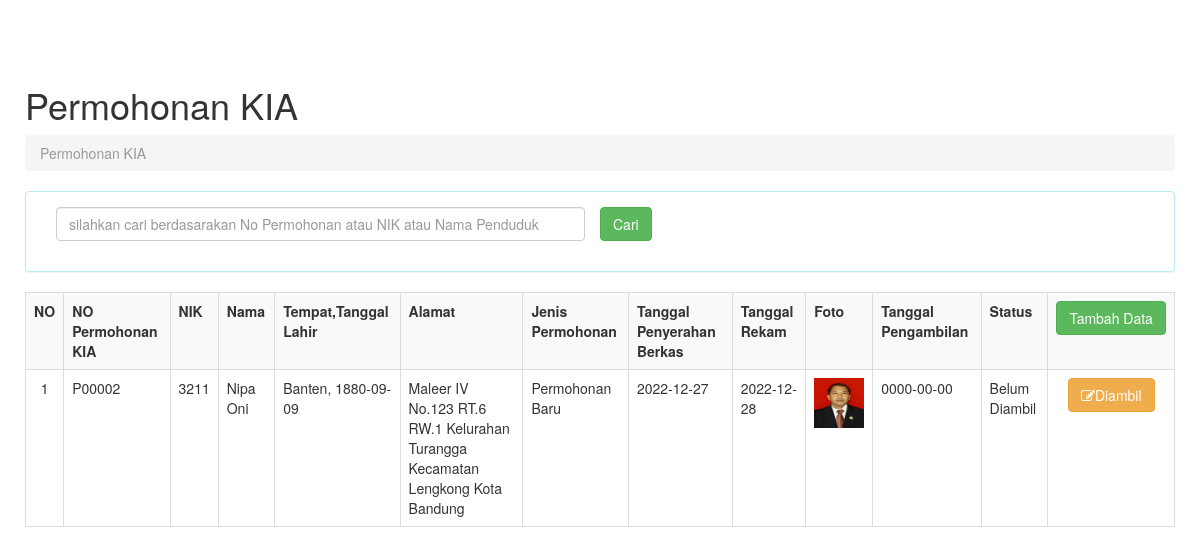
The app's page /tampil_KIA.php with its own data.
### tables this page shows
CREATE TABLE `tb_permohonankia` (
  `no_permohonanKia` varchar(10) NOT NULL,
  `nik` varchar(16) NOT NULL,
  `jenisPermohonan` varchar(30) NOT NULL,
  `tgl_penyerahanBerkas` date NOT NULL,
  `tglRekam` date NOT NULL,
  `tgl_pengambilan` date NOT NULL,
  `status` varchar(30) NOT NULL
);

CREATE TABLE `tb_penduduk` (
  `id_penduduk` int(11) NOT NULL,
  `nik` varchar(16) NOT NULL,
  `nama` varchar(50) NOT NULL,
  `tempatLahir` varchar(30) NOT NULL,
  `tanggalLahir` date NOT NULL,
  `jenisKelamin` varchar(15) NOT NULL,
  `alamat` varchar(50) NOT NULL,
  `rt` varchar(3) NOT NULL,
  `rw` varchar(3) NOT NULL,
  `kelurahan` varchar(30) NOT NULL,
  `agama` varchar(30) NOT NULL,
  `pendidikan` varchar(30) NOT NULL,
  `statusPerkawinan` varchar(30) NOT NULL,
  `pekerjaan` varchar(50) NOT NULL,
  `golDarah` varchar(2) NOT NULL,
  `nomorTlp` varchar(15) NOT NULL,
  `foto` varchar(200) NOT NULL
);

### tampil_KIA.php (the view, shortened to what this page needs)
<!DOCTYPE html>
<html lang="en">
  <head>
    <link href="assets/css/bootstrap.css" rel="stylesheet">
    <link href="assets/css/sb-admin.css" rel="stylesheet">
    <link rel="stylesheet" href="assets/font-awesome/css/font-awesome.min.css">
  </head>
<body>
<?php
include"header.php";
?>
<div id="page-wrapper">
<div class="row" id="contentInput" >
          <div class="col-lg-12">
            <h1>Permohonan KIA</h1>
            <ol class="breadcrumb">
              <li class="active">Permohonan KIA</li>
            </ol>
          </div>
      </div>
       <div class="panel panel-info">
          <div class="panel-body">
          <form method="POST" action="" id="cariKIA">
          <div class="form-group form-group-sm">
                <div class="form-group form-group-sm">
                    <div class="col-sm-6">
                    <input type="text" class="form-control" name="txtcari" id="txtcari" placeholder="silahkan cari berdasarakan No Permohonan atau NIK atau Nama Penduduk">
                </div>
                    <input type="submit" align="right" class="btn btn-success"  value="Cari" name="cari" id="cari">
                </div>
              </div>
</div>
 </div>
            <div class="table-responsive-sm">
              <table class="table table-bordered table-hover table-striped">
                <tr>
                  <th>NO</th>
                  <th>NO Permohonan KIA</th>
                  <th>NIK</th>
                  <th>Nama</th>
                  <th>Tempat,Tanggal Lahir</th>
                  <th>Alamat</th>
                  <th>Jenis Permohonan</th>
                  <th>Tanggal Penyerahan Berkas</th>
                  <th>Tanggal Rekam</th>
                  <th>Foto</th>
                  <th>Tanggal Pengambilan</th>
                  <th>Status</th>
                 <th><a href="KIA.php" type="button" align="right" class="btn btn-success">Tambah Data</a></th>
                </tr>
 <?php
     if(!ISSET($_POST['cari'])){
        $no= 1;
       $query="SELECT * FROM tb_permohonankia as p JOIN tb_penduduk as d ON p.nik=d.nik";
        $data=mysqli_query($koneksi,$query);
        if(mysqli_num_rows($data) > 0){
          while($row=mysqli_fetch_assoc($data)){
      ?>
                <tr>
                  <td align="center"><?php echo $no++; ?></td>
                  <td><?php echo $row['no_permohonanKia']; ?></td>
                  <td><?php echo $row['nik']; ?></td>
                  <td><?php echo $row['nama']; ?></td>
                  <td><?php echo $row['tempatLahir'].", ".$row['tanggalLahir']; ?></td>
                  <td><?php echo $row['alamat']." RT.".$row['rt']." RW.".$row['rw']." Kelurahan ".$row['kelurahan']." Kecamatan Lengkong Kota Bandung"; ?></td>
                  <td><?php echo $row['jenisPermohonan']; ?></td>
                  <td><?php echo $row['tgl_penyerahanBerkas']; ?></td>
                  <td><?php echo $row['tglRekam']; ?></td>
                   <?php echo"<td><img src='assets/foto/penduduk/".$row['foto']."' width='50' height='50'></td>";?>
                    <td><?php echo $row['tgl_pengambilan']; ?></td>
                    <td><?php echo $row['status']; ?></td>
                   <td colspan="2" style="text-align: center;">
                   <a   href="pengambilan_kia.php?id=<?php echo $row['no_permohonanKia'];?>" type="button" class="btn btn-warning"><i class="fa fa-edit"></i>Diambil</a>
                    </tr>
          <?php
          }
        }
      }
       ?>

### assets/css/sb-admin.css (style rules this page uses)
body { margin-top: 50px; }
#page-wrapper { width: 100%; padding: 5px 15px; }
@media (min-width:768px) { #page-wrapper { padding: 15px 25px; } }

### records on screen
tb_permohonankia: no_permohonanKia "P00002", tb_penduduk.nik "3211", tb_penduduk.nama "Nipa Oni", tb_penduduk.tempatLahir "Banten", tb_penduduk.tanggalLahir "1880-09-09", tb_penduduk.alamat "Maleer IV No.123", tb_penduduk.rt "6", tb_penduduk.rw "1", tb_penduduk.kelurahan "Turangga", jenisPermohonan "Permohonan Baru", tgl_penyerahanBerkas "2022-12-27", tglRekam "2022-12-28", tb_penduduk.foto (picture), tgl_pengambilan "0000-00-00", status "Belum Diambil"
